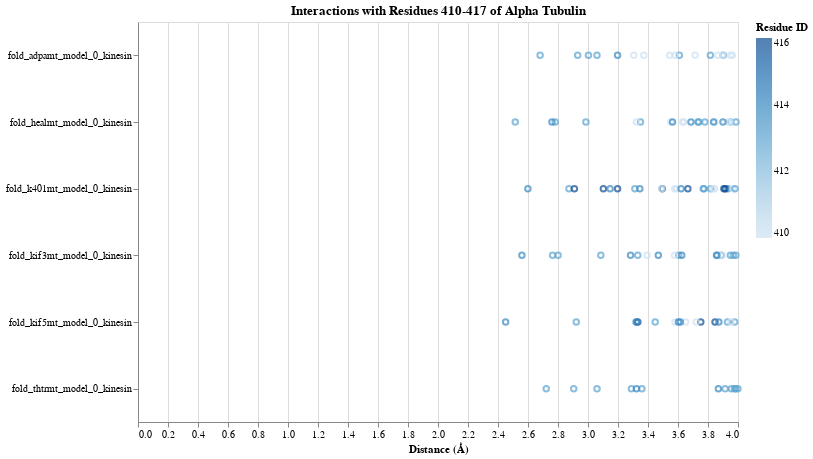

The notebook cell this image was saved under:
### Code cell
import pandas as pd
import altair as alt
import os

# Path to the directory containing the CSV files
directory_path = '/Users/jazzeruncal/git/Jazzer_surf/data/interactionsMT'

# Initialize empty DataFrames to store alpha interactions
alpha_df = pd.DataFrame()

# Process each CSV file in the directory
for filename in os.listdir(directory_path):
    if filename.endswith(".csv") and 'alpha' in filename:
        file_path = os.path.join(directory_path, filename)
        
        # Load the CSV file
        df = pd.read_csv(file_path)
        
        # Extract the Kinesin name from the filename
        kinesin_name = filename.replace('test_kinesin_', '').replace('_alpha.csv', '')
        df['Kinesin'] = kinesin_name
        df['Type'] = 'Alpha'
        
        # Append to the alpha DataFrame
        alpha_df = pd.concat([alpha_df, df], ignore_index=True)

# Filter the alpha interactions to include only interactions with residues 410 to 417 of the alpha tubulin
filtered_alpha_df = alpha_df[(alpha_df['Residue Name 2'] == 'E') & (alpha_df['Residue ID 2'].between(410, 417))]

# Ensure all Kinesins are represented, even if they have no interactions with residues 410 to 417
all_kinesins = alpha_df['Kinesin'].unique()
for kinesin in all_kinesins:
    if kinesin not in filtered_alpha_df['Kinesin'].values:
        for residue_id in range(410, 418):
            empty_row = pd.DataFrame({'Residue Name 1': [None], 'Residue ID 1': [None], 'Atom Name 1': [None], 
                                      'Residue Name 2': ['E'], 'Residue ID 2': [residue_id], 'Atom Name 2': [None], 
                                      'Distance (Å)': [None], 'Kinesin': [kinesin], 'Type': ['Alpha']})
            filtered_alpha_df = pd.concat([filtered_alpha_df, empty_row], ignore_index=True)

# Create the plot
alpha_plot = alt.Chart(filtered_alpha_df).mark_point().encode(
    y=alt.Y('Kinesin:N', title=None),
    x=alt.X('Distance (Å):Q', title='Distance (Å)', scale=alt.Scale(domain=[0, 4])),
    color=alt.Color('Residue ID 2:Q', legend=alt.Legend(title="Residue ID")),
    tooltip=['Residue Name 1:N', 'Residue ID 1:Q', 'Atom Name 1:N', 'Residue Name 2:N', 'Residue ID 2:Q', 'Atom Name 2:N', 'Distance (Å):Q']
).properties(
    height=400,
    width=600,
    title='Interactions with Residues 410-417 of Alpha Tubulin'
).configure_text(
    fontWeight='bold'
)

# Display the plot
alpha_plot

### Figure 1 — Vega-Lite specification as saved in the notebook (floating-point values rounded to 4 significant figures)
{"config": {"view": {"continuousWidth": 300, "continuousHeight": 300}, "text": {"fontWeight": "bold"}}, "data": {"name": "data-da15263082b0868755e1fb5f61c556fe"}, "mark": {"type": "point"}, "encoding": {"color": {"field": "Residue ID 2", "legend": {"title": "Residue ID"}, "type": "quantitative"}, "tooltip": [{"field": "Residue Name 1", "type": "nominal"}, {"field": "Residue ID 1", "type": "quantitative"}, {"field": "Atom Name 1", "type": "nominal"}, {"field": "Residue Name 2", "type": "nominal"}, {"field": "Residue ID 2", "type": "quantitative"}, {"field": "Atom Name 2", "type": "nominal"}, {"field": "Distance (Å)", "type": "quantitative"}], "x": {"field": "Distance (Å)", "scale": {"domain": [0, 4]}, "title": "Distance (Å)", "type": "quantitative"}, "y": {"field": "Kinesin", "title": null, "type": "nominal"}}, "height": 400, "title": "Interactions with Residues 410-417 of Alpha Tubulin", "width": 600, "$schema": "https://vega.github.io/schema/vega-lite/v5.8.0.json", "datasets": {"data-da15263082b0868755e1fb5f61c556fe": [{"Residue Name 1": "S", "Residue ID 1": 238, "Atom Name 1": "Carbon Beta", "Chain 1": "A", "Residue Name 2": "E", "Residue ID 2": 413, "Atom Name 2": "Carbon Delta", "Chain 2": "C", "Distance (Å)": 3.949, "Kinesin": "fold_kif3mt_model_0_kinesin", "Type": "Alpha"}, {"Residue Name 1": "S", "Residue ID 1": 238, "Atom Name 1": "Carbon Beta", "Chain 1": "A", "Residue Name 2": "E", "Residue ID 2": 413, "Atom Name 2": "OE1", "Chain 2": "C", "Distance (Å)": 3.086, "Kinesin": "fold_kif3mt_model_0_kinesin", "Type": "Alpha"}, {"Residue Name 1": "S", "Residue ID 1": 238, "Atom Name 1": "OG", "Chain 1": "A", "Residue Name 2": "E", "Residue ID 2": 413, "Atom Name 2": "Carbon Delta", "Chain 2": "C", "Distance (Å)": 3.862, "Kinesin": "fold_kif3mt_model_0_kinesin", "Type": "Alpha"}, {"Residue Name 1": "S", "Residue ID 1": 238, "Atom Name 1": "OG", "Chain 1": "A", "Residue Name 2": "E", "Residue ID 2": 413, "Atom Name 2": "OE1", "Chain 2": "C", "Distance (Å)": 2.801, "Kinesin": "fold_kif3mt_model_0_kinesin", "Type": "Alpha"}, {"Residue Name 1": "K", "Residue ID 1": 240, "Atom Name 1": "Nitrogen", "Chain 1": "A", "Residue Name 2": "E", "Residue ID 2": 413, "Atom Name 2": "OE2", "Chain 2": "C", "Distance (Å)": 3.888, "Kinesin": "fold_kif3mt_model_0_kinesin", "Type": "Alpha"}, {"Residue Name 1": "K", "Residue ID 1": 240, "Atom Name 1": "Carbon Beta", "Chain 1": "A", "Residue Name 2": "E", "Residue ID 2": 413, "Atom Name 2": "OE2", "Chain 2": "C", "Distance (Å)": 3.969, "Kinesin": "fold_kif3mt_model_0_kinesin", "Type": "Alpha"}, {"Residue Name 1": "K", "Residue ID 1": 240, "Atom Name 1": "Carbon Gamma", "Chain 1": "A", "Residue Name 2": "E", "Residue ID 2": 413, "Atom Name 2": "Carbon Delta", "Chain 2": "C", "Distance (Å)": 3.986, "Kinesin": "fold_kif3mt_model_0_kinesin", "Type": "Alpha"}, {"Residue Name 1": "K", "Residue ID 1": 240, "Atom Name 1": "Carbon Gamma", "Chain 1": "A", "Residue Name 2": "E", "Residue ID 2": 413, "Atom Name 2": "OE2", "Chain 2": "C", "Distance (Å)": 2.764, "Kinesin": "fold_kif3mt_model_0_kinesin", "Type": "Alpha"}, {"Residue Name 1": "K", "Residue ID 1": 240, "Atom Name 1": "Carbon Delta", "Chain 1": "A", "Residue Name 2": "E", "Residue ID 2": 413, "Atom Name 2": "OE2", "Chain 2": "C", "Distance (Å)": 3.605, "Kinesin": "fold_kif3mt_model_0_kinesin", "Type": "Alpha"}, {"Residue Name 1": "K", "Residue ID 1": 240, "Atom Name 1": "Carbon Epsilon", "Chain 1": "A", "Residue Name 2": "E", "Residue ID 2": 413, "Atom Name 2": "OE2", "Chain 2": "C", "Distance (Å)": 3.332, "Kinesin": "fold_kif3mt_model_0_kinesin", "Type": "Alpha"}, {"Residue Name 1": "K", "Residue ID 1": 255, "Atom Name 1": "Carbon Gamma", "Chain 1": "A", "Residue Name 2": "E", "Residue ID 2": 410, "Atom Name 2": "Carbon", "Chain 2": "C", "Distance (Å)": 3.895, "Kinesin": "fold_kif3mt_model_0_kinesin", "Type": "Alpha"}, {"Residue Name 1": "K", "Residue ID 1": 255, "Atom Name 1": "Carbon Epsilon", "Chain 1": "A", "Residue Name 2": "E", "Residue ID 2": 410, "Atom Name 2": "Carbon", "Chain 2": "C", "Distance (Å)": 3.577, "Kinesin": "fold_kif3mt_model_0_kinesin", "Type": "Alpha"}, {"Residue Name 1": "K", "Residue ID 1": 255, "Atom Name 1": "Carbon Epsilon", "Chain 1": "A", "Residue Name 2": "E", "Residue ID 2": 410, "Atom Name 2": "Oxygen", "Chain 2": "C", "Distance (Å)": 3.394, "Kinesin": "fold_kif3mt_model_0_kinesin", "Type": "Alpha"}, {"Residue Name 1": "S", "Residue ID 1": 262, "Atom Name 1": "Carbon Alpha", "Chain 1": "A", "Residue Name 2": "E", "Residue ID 2": 414, "Atom Name 2": "OE2", "Chain 2": "C", "Distance (Å)": 3.469, "Kinesin": "fold_kif3mt_model_0_kinesin", "Type": "Alpha"}, {"Residue Name 1": "S", "Residue ID 1": 262, "Atom Name 1": "Oxygen", "Chain 1": "A", "Residue Name 2": "E", "Residue ID 2": 414, "Atom Name 2": "OE2", "Chain 2": "C", "Distance (Å)": 3.857, "Kinesin": "fold_kif3mt_model_0_kinesin", "Type": "Alpha"}, {"Residue Name 1": "S", "Residue ID 1": 262, "Atom Name 1": "Carbon Beta", "Chain 1": "A", "Residue Name 2": "E", "Residue ID 2": 414, "Atom Name 2": "OE2", "Chain 2": "C", "Distance (Å)": 3.284, "Kinesin": "fold_kif3mt_model_0_kinesin", "Type": "Alpha"}, {"Residue Name 1": "S", "Residue ID 1": 262, "Atom Name 1": "OG", "Chain 1": "A", "Residue Name 2": "E", "Residue ID 2": 414, "Atom Name 2": "Carbon Delta", "Chain 2": "C", "Distance (Å)": 3.625, "Kinesin": "fold_kif3mt_model_0_kinesin", "Type": "Alpha"}, {"Residue Name 1": "S", "Residue ID 1": 262, "Atom Name 1": "OG", "Chain 1": "A", "Residue Name 2": "E", "Residue ID 2": 414, "Atom Name 2": "OE2", "Chain 2": "C", "Distance (Å)": 2.559, "Kinesin": "fold_kif3mt_model_0_kinesin", "Type": "Alpha"}, {"Residue Name 1": "S", "Residue ID 1": 236, "Atom Name 1": "Carbon Beta", "Chain 1": "A", "Residue Name 2": "E", "Residue ID 2": 413, "Atom Name 2": "Carbon Delta", "Chain 2": "C", "Distance (Å)": 3.902, "Kinesin": "fold_adpamt_model_0_kinesin", "Type": "Alpha"}, {"Residue Name 1": "S", "Residue ID 1": 236, "Atom Name 1": "Carbon Beta", "Chain 1": "A", "Residue Name 2": "E", "Residue ID 2": 413, "Atom Name 2": "OE1", "Chain 2": "C", "Distance (Å)": 2.931, "Kinesin": "fold_adpamt_model_0_kinesin", "Type": "Alpha"}, {"Residue Name 1": "S", "Residue ID 1": 236, "Atom Name 1": "OG", "Chain 1": "A", "Residue Name 2": "E", "Residue ID 2": 413, "Atom Name 2": "Carbon Delta", "Chain 2": "C", "Distance (Å)": 3.816, "Kinesin": "fold_adpamt_model_0_kinesin", "Type": "Alpha"}, {"Residue Name 1": "S", "Residue ID 1": 236, "Atom Name 1": "OG", "Chain 1": "A", "Residue Name 2": "E", "Residue ID 2": 413, "Atom Name 2": "OE1", "Chain 2": "C", "Distance (Å)": 2.681, "Kinesin": "fold_adpamt_model_0_kinesin", "Type": "Alpha"}, {"Residue Name 1": "K", "Residue ID 1": 238, "Atom Name 1": "Carbon Gamma", "Chain 1": "A", "Residue Name 2": "E", "Residue ID 2": 413, "Atom Name 2": "OE2", "Chain 2": "C", "Distance (Å)": 3.003, "Kinesin": "fold_adpamt_model_0_kinesin", "Type": "Alpha"}, {"Residue Name 1": "K", "Residue ID 1": 238, "Atom Name 1": "Carbon Delta", "Chain 1": "A", "Residue Name 2": "E", "Residue ID 2": 413, "Atom Name 2": "OE2", "Chain 2": "C", "Distance (Å)": 3.609, "Kinesin": "fold_adpamt_model_0_kinesin", "Type": "Alpha"}, {"Residue Name 1": "K", "Residue ID 1": 238, "Atom Name 1": "Carbon Epsilon", "Chain 1": "A", "Residue Name 2": "E", "Residue ID 2": 413, "Atom Name 2": "OE2", "Chain 2": "C", "Distance (Å)": 3.06, "Kinesin": "fold_adpamt_model_0_kinesin", "Type": "Alpha"}, {"Residue Name 1": "K", "Residue ID 1": 253, "Atom Name 1": "Carbon Gamma", "Chain 1": "A", "Residue Name 2": "E", "Residue ID 2": 410, "Atom Name 2": "Carbon", "Chain 2": "C", "Distance (Å)": 3.581, "Kinesin": "fold_adpamt_model_0_kinesin", "Type": "Alpha"}, {"Residue Name 1": "K", "Residue ID 1": 253, "Atom Name 1": "Carbon Gamma", "Chain 1": "A", "Residue Name 2": "E", "Residue ID 2": 410, "Atom Name 2": "Oxygen", "Chain 2": "C", "Distance (Å)": 3.951, "Kinesin": "fold_adpamt_model_0_kinesin", "Type": "Alpha"}, {"Residue Name 1": "K", "Residue ID 1": 253, "Atom Name 1": "Carbon Delta", "Chain 1": "A", "Residue Name 2": "E", "Residue ID 2": 410, "Atom Name 2": "Carbon Alpha", "Chain 2": "C", "Distance (Å)": 3.962, "Kinesin": "fold_adpamt_model_0_kinesin", "Type": "Alpha"}, {"Residue Name 1": "K", "Residue ID 1": 253, "Atom Name 1": "Carbon Delta", "Chain 1": "A", "Residue Name 2": "E", "Residue ID 2": 410, "Atom Name 2": "Carbon", "Chain 2": "C", "Distance (Å)": 3.898, "Kinesin": "fold_adpamt_model_0_kinesin", "Type": "Alpha"}, {"Residue Name 1": "K", "Residue ID 1": 253, "Atom Name 1": "Carbon Epsilon", "Chain 1": "A", "Residue Name 2": "E", "Residue ID 2": 410, "Atom Name 2": "Carbon Alpha", "Chain 2": "C", "Distance (Å)": 3.714, "Kinesin": "fold_adpamt_model_0_kinesin", "Type": "Alpha"}, {"Residue Name 1": "K", "Residue ID 1": 253, "Atom Name 1": "Carbon Epsilon", "Chain 1": "A", "Residue Name 2": "E", "Residue ID 2": 410, "Atom Name 2": "Carbon", "Chain 2": "C", "Distance (Å)": 3.545, "Kinesin": "fold_adpamt_model_0_kinesin", "Type": "Alpha"}, {"Residue Name 1": "K", "Residue ID 1": 253, "Atom Name 1": "Carbon Epsilon", "Chain 1": "A", "Residue Name 2": "E", "Residue ID 2": 410, "Atom Name 2": "Oxygen", "Chain 2": "C", "Distance (Å)": 3.372, "Kinesin": "fold_adpamt_model_0_kinesin", "Type": "Alpha"}, {"Residue Name 1": "K", "Residue ID 1": 253, "Atom Name 1": "Carbon Epsilon", "Chain 1": "A", "Residue Name 2": "E", "Residue ID 2": 410, "Atom Name 2": "OE2", "Chain 2": "C", "Distance (Å)": 3.865, "Kinesin": "fold_adpamt_model_0_kinesin", "Type": "Alpha"}, {"Residue Name 1": "K", "Residue ID 1": 253, "Atom Name 1": "Nitrogen Zeta", "Chain 1": "A", "Residue Name 2": "E", "Residue ID 2": 410, "Atom Name 2": "OE2", "Chain 2": "C", "Distance (Å)": 3.305, "Kinesin": "fold_adpamt_model_0_kinesin", "Type": "Alpha"}, {"Residue Name 1": "T", "Residue ID 1": 260, "Atom Name 1": "OG1", "Chain 1": "A", "Residue Name 2": "E", "Residue ID 2": 414, "Atom Name 2": "OE2", "Chain 2": "C", "Distance (Å)": 3.197, "Kinesin": "fold_adpamt_model_0_kinesin", "Type": "Alpha"}, {"Residue Name 1": "S", "Residue ID 1": 235, "Atom Name 1": "Carbon Alpha", "Chain 1": "A", "Residue Name 2": "E", "Residue ID 2": 413, "Atom Name 2": "OE1", "Chain 2": "C", "Distance (Å)": 3.952, "Kinesin": "fold_healmt_model_0_kinesin", "Type": "Alpha"}, {"Residue Name 1": "S", "Residue ID 1": 235, "Atom Name 1": "Carbon", "Chain 1": "A", "Residue Name 2": "E", "Residue ID 2": 413, "Atom Name 2": "OE1", "Chain 2": "C", "Distance (Å)": 3.987, "Kinesin": "fold_healmt_model_0_kinesin", "Type": "Alpha"}, {"Residue Name 1": "S", "Residue ID 1": 235, "Atom Name 1": "Carbon Beta", "Chain 1": "A", "Residue Name 2": "E", "Residue ID 2": 413, "Atom Name 2": "Carbon Delta", "Chain 2": "C", "Distance (Å)": 3.779, "Kinesin": "fold_healmt_model_0_kinesin", "Type": "Alpha"}, {"Residue Name 1": "S", "Residue ID 1": 235, "Atom Name 1": "Carbon Beta", "Chain 1": "A", "Residue Name 2": "E", "Residue ID 2": 413, "Atom Name 2": "OE1", "Chain 2": "C", "Distance (Å)": 2.781, "Kinesin": "fold_healmt_model_0_kinesin", "Type": "Alpha"}, {"Residue Name 1": "S", "Residue ID 1": 235, "Atom Name 1": "OG", "Chain 1": "A", "Residue Name 2": "E", "Residue ID 2": 413, "Atom Name 2": "Carbon Delta", "Chain 2": "C", "Distance (Å)": 3.734, "Kinesin": "fold_healmt_model_0_kinesin", "Type": "Alpha"}, {"Residue Name 1": "S", "Residue ID 1": 235, "Atom Name 1": "OG", "Chain 1": "A", "Residue Name 2": "E", "Residue ID 2": 413, "Atom Name 2": "OE1", "Chain 2": "C", "Distance (Å)": 2.515, "Kinesin": "fold_healmt_model_0_kinesin", "Type": "Alpha"}, {"Residue Name 1": "K", "Residue ID 1": 237, "Atom Name 1": "Carbon Gamma", "Chain 1": "A", "Residue Name 2": "E", "Residue ID 2": 413, "Atom Name 2": "OE2", "Chain 2": "C", "Distance (Å)": 2.986, "Kinesin": "fold_healmt_model_0_kinesin", "Type": "Alpha"}, {"Residue Name 1": "K", "Residue ID 1": 237, "Atom Name 1": "Carbon Delta", "Chain 1": "A", "Residue Name 2": "E", "Residue ID 2": 413, "Atom Name 2": "OE2", "Chain 2": "C", "Distance (Å)": 3.738, "Kinesin": "fold_healmt_model_0_kinesin", "Type": "Alpha"}, {"Residue Name 1": "K", "Residue ID 1": 237, "Atom Name 1": "Carbon Epsilon", "Chain 1": "A", "Residue Name 2": "E", "Residue ID 2": 413, "Atom Name 2": "OE2", "Chain 2": "C", "Distance (Å)": 3.35, "Kinesin": "fold_healmt_model_0_kinesin", "Type": "Alpha"}, {"Residue Name 1": "K", "Residue ID 1": 252, "Atom Name 1": "Carbon Gamma", "Chain 1": "A", "Residue Name 2": "E", "Residue ID 2": 410, "Atom Name 2": "Carbon", "Chain 2": "C", "Distance (Å)": 3.638, "Kinesin": "fold_healmt_model_0_kinesin", "Type": "Alpha"}, {"Residue Name 1": "K", "Residue ID 1": 252, "Atom Name 1": "Carbon Gamma", "Chain 1": "A", "Residue Name 2": "E", "Residue ID 2": 410, "Atom Name 2": "Oxygen", "Chain 2": "C", "Distance (Å)": 3.934, "Kinesin": "fold_healmt_model_0_kinesin", "Type": "Alpha"}, {"Residue Name 1": "K", "Residue ID 1": 252, "Atom Name 1": "Carbon Delta", "Chain 1": "A", "Residue Name 2": "E", "Residue ID 2": 410, "Atom Name 2": "Carbon", "Chain 2": "C", "Distance (Å)": 3.948, "Kinesin": "fold_healmt_model_0_kinesin", "Type": "Alpha"}, {"Residue Name 1": "K", "Residue ID 1": 252, "Atom Name 1": "Carbon Epsilon", "Chain 1": "A", "Residue Name 2": "E", "Residue ID 2": 410, "Atom Name 2": "Carbon Alpha", "Chain 2": "C", "Distance (Å)": 3.844, "Kinesin": "fold_healmt_model_0_kinesin", "Type": "Alpha"}, {"Residue Name 1": "K", "Residue ID 1": 252, "Atom Name 1": "Carbon Epsilon", "Chain 1": "A", "Residue Name 2": "E", "Residue ID 2": 410, "Atom Name 2": "Carbon", "Chain 2": "C", "Distance (Å)": 3.552, "Kinesin": "fold_healmt_model_0_kinesin", "Type": "Alpha"}, {"Residue Name 1": "K", "Residue ID 1": 252, "Atom Name 1": "Carbon Epsilon", "Chain 1": "A", "Residue Name 2": "E", "Residue ID 2": 410, "Atom Name 2": "Oxygen", "Chain 2": "C", "Distance (Å)": 3.323, "Kinesin": "fold_healmt_model_0_kinesin", "Type": "Alpha"}, {"Residue Name 1": "K", "Residue ID 1": 252, "Atom Name 1": "Nitrogen Zeta", "Chain 1": "A", "Residue Name 2": "E", "Residue ID 2": 410, "Atom Name 2": "OE2", "Chain 2": "C", "Distance (Å)": 3.632, "Kinesin": "fold_healmt_model_0_kinesin", "Type": "Alpha"}, {"Residue Name 1": "S", "Residue ID 1": 259, "Atom Name 1": "Carbon Alpha", "Chain 1": "A", "Residue Name 2": "E", "Residue ID 2": 414, "Atom Name 2": "OE2", "Chain 2": "C", "Distance (Å)": 3.686, "Kinesin": "fold_healmt_model_0_kinesin", "Type": "Alpha"}, {"Residue Name 1": "S", "Residue ID 1": 259, "Atom Name 1": "Oxygen", "Chain 1": "A", "Residue Name 2": "E", "Residue ID 2": 414, "Atom Name 2": "OE2", "Chain 2": "C", "Distance (Å)": 3.9, "Kinesin": "fold_healmt_model_0_kinesin", "Type": "Alpha"}, {"Residue Name 1": "S", "Residue ID 1": 259, "Atom Name 1": "Carbon Beta", "Chain 1": "A", "Residue Name 2": "E", "Residue ID 2": 414, "Atom Name 2": "OE2", "Chain 2": "C", "Distance (Å)": 3.564, "Kinesin": "fold_healmt_model_0_kinesin", "Type": "Alpha"}, {"Residue Name 1": "S", "Residue ID 1": 259, "Atom Name 1": "OG", "Chain 1": "A", "Residue Name 2": "E", "Residue ID 2": 414, "Atom Name 2": "Carbon Delta", "Chain 2": "C", "Distance (Å)": 3.837, "Kinesin": "fold_healmt_model_0_kinesin", "Type": "Alpha"}, {"Residue Name 1": "S", "Residue ID 1": 259, "Atom Name 1": "OG", "Chain 1": "A", "Residue Name 2": "E", "Residue ID 2": 414, "Atom Name 2": "OE2", "Chain 2": "C", "Distance (Å)": 2.76, "Kinesin": "fold_healmt_model_0_kinesin", "Type": "Alpha"}, {"Residue Name 1": "S", "Residue ID 1": 242, "Atom Name 1": "Carbon Beta", "Chain 1": "A", "Residue Name 2": "E", "Residue ID 2": 413, "Atom Name 2": "Carbon Delta", "Chain 2": "C", "Distance (Å)": 3.934, "Kinesin": "fold_k401mt_model_0_kinesin", "Type": "Alpha"}, {"Residue Name 1": "S", "Residue ID 1": 242, "Atom Name 1": "Carbon Beta", "Chain 1": "A", "Residue Name 2": "E", "Residue ID 2": 413, "Atom Name 2": "OE1", "Chain 2": "C", "Distance (Å)": 3.312, "Kinesin": "fold_k401mt_model_0_kinesin", "Type": "Alpha"}, {"Residue Name 1": "S", "Residue ID 1": 242, "Atom Name 1": "OG", "Chain 1": "A", "Residue Name 2": "E", "Residue ID 2": 413, "Atom Name 2": "Carbon Delta", "Chain 2": "C", "Distance (Å)": 3.773, "Kinesin": "fold_k401mt_model_0_kinesin", "Type": "Alpha"}, {"Residue Name 1": "S", "Residue ID 1": 242, "Atom Name 1": "OG", "Chain 1": "A", "Residue Name 2": "E", "Residue ID 2": 413, "Atom Name 2": "OE1", "Chain 2": "C", "Distance (Å)": 2.873, "Kinesin": "fold_k401mt_model_0_kinesin", "Type": "Alpha"}, {"Residue Name 1": "K", "Residue ID 1": 244, "Atom Name 1": "Nitrogen", "Chain 1": "A", "Residue Name 2": "E", "Residue ID 2": 413, "Atom Name 2": "OE2", "Chain 2": "C", "Distance (Å)": 3.924, "Kinesin": "fold_k401mt_model_0_kinesin", "Type": "Alpha"}, {"Residue Name 1": "K", "Residue ID 1": 244, "Atom Name 1": "Carbon Beta", "Chain 1": "A", "Residue Name 2": "E", "Residue ID 2": 413, "Atom Name 2": "OE2", "Chain 2": "C", "Distance (Å)": 3.768, "Kinesin": "fold_k401mt_model_0_kinesin", "Type": "Alpha"}, {"Residue Name 1": "K", "Residue ID 1": 244, "Atom Name 1": "Carbon Gamma", "Chain 1": "A", "Residue Name 2": "E", "Residue ID 2": 413, "Atom Name 2": "OE2", "Chain 2": "C", "Distance (Å)": 3.817, "Kinesin": "fold_k401mt_model_0_kinesin", "Type": "Alpha"}, {"Residue Name 1": "K", "Residue ID 1": 244, "Atom Name 1": "Carbon Gamma", "Chain 1": "A", "Residue Name 2": "E", "Residue ID 2": 416, "Atom Name 2": "Carbon Delta", "Chain 2": "C", "Distance (Å)": 3.913, "Kinesin": "fold_k401mt_model_0_kinesin", "Type": "Alpha"}, {"Residue Name 1": "K", "Residue ID 1": 244, "Atom Name 1": "Carbon Gamma", "Chain 1": "A", "Residue Name 2": "E", "Residue ID 2": 416, "Atom Name 2": "OE1", "Chain 2": "C", "Distance (Å)": 2.909, "Kinesin": "fold_k401mt_model_0_kinesin", "Type": "Alpha"}, {"Residue Name 1": "K", "Residue ID 1": 244, "Atom Name 1": "Carbon Delta", "Chain 1": "A", "Residue Name 2": "E", "Residue ID 2": 416, "Atom Name 2": "OE1", "Chain 2": "C", "Distance (Å)": 3.666, "Kinesin": "fold_k401mt_model_0_kinesin", "Type": "Alpha"}, {"Residue Name 1": "K", "Residue ID 1": 244, "Atom Name 1": "Carbon Epsilon", "Chain 1": "A", "Residue Name 2": "E", "Residue ID 2": 416, "Atom Name 2": "Carbon Gamma", "Chain 2": "C", "Distance (Å)": 3.103, "Kinesin": "fold_k401mt_model_0_kinesin", "Type": "Alpha"}, {"Residue Name 1": "K", "Residue ID 1": 244, "Atom Name 1": "Carbon Epsilon", "Chain 1": "A", "Residue Name 2": "E", "Residue ID 2": 416, "Atom Name 2": "Carbon Delta", "Chain 2": "C", "Distance (Å)": 3.495, "Kinesin": "fold_k401mt_model_0_kinesin", "Type": "Alpha"}, {"Residue Name 1": "K", "Residue ID 1": 244, "Atom Name 1": "Carbon Epsilon", "Chain 1": "A", "Residue Name 2": "E", "Residue ID 2": 416, "Atom Name 2": "OE1", "Chain 2": "C", "Distance (Å)": 3.197, "Kinesin": "fold_k401mt_model_0_kinesin", "Type": "Alpha"}, {"Residue Name 1": "K", "Residue ID 1": 244, "Atom Name 1": "Nitrogen Zeta", "Chain 1": "A", "Residue Name 2": "E", "Residue ID 2": 416, "Atom Name 2": "Carbon Gamma", "Chain 2": "C", "Distance (Å)": 3.906, "Kinesin": "fold_k401mt_model_0_kinesin", "Type": "Alpha"}, {"Residue Name 1": "K", "Residue ID 1": 259, "Atom Name 1": "Carbon Gamma", "Chain 1": "A", "Residue Name 2": "E", "Residue ID 2": 410, "Atom Name 2": "Carbon", "Chain 2": "C", "Distance (Å)": 3.591, "Kinesin": "fold_k401mt_model_0_kinesin", "Type": "Alpha"}, {"Residue Name 1": "K", "Residue ID 1": 259, "Atom Name 1": "Carbon Delta", "Chain 1": "A", "Residue Name 2": "E", "Residue ID 2": 410, "Atom Name 2": "Carbon", "Chain 2": "C", "Distance (Å)": 3.965, "Kinesin": "fold_k401mt_model_0_kinesin", "Type": "Alpha"}, {"Residue Name 1": "K", "Residue ID 1": 259, "Atom Name 1": "Carbon Epsilon", "Chain 1": "A", "Residue Name 2": "E", "Residue ID 2": 410, "Atom Name 2": "Carbon Alpha", "Chain 2": "C", "Distance (Å)": 3.844, "Kinesin": "fold_k401mt_model_0_kinesin", "Type": "Alpha"}, {"Residue Name 1": "K", "Residue ID 1": 259, "Atom Name 1": "Carbon Epsilon", "Chain 1": "A", "Residue Name 2": "E", "Residue ID 2": 410, "Atom Name 2": "Carbon", "Chain 2": "C", "Distance (Å)": 3.578, "Kinesin": "fold_k401mt_model_0_kinesin", "Type": "Alpha"}, {"Residue Name 1": "K", "Residue ID 1": 259, "Atom Name 1": "Carbon Epsilon", "Chain 1": "A", "Residue Name 2": "E", "Residue ID 2": 410, "Atom Name 2": "Oxygen", "Chain 2": "C", "Distance (Å)": 3.492, "Kinesin": "fold_k401mt_model_0_kinesin", "Type": "Alpha"}, {"Residue Name 1": "K", "Residue ID 1": 259, "Atom Name 1": "Nitrogen Zeta", "Chain 1": "A", "Residue Name 2": "E", "Residue ID 2": 410, "Atom Name 2": "OE2", "Chain 2": "C", "Distance (Å)": 3.831, "Kinesin": "fold_k401mt_model_0_kinesin", "Type": "Alpha"}, {"Residue Name 1": "S", "Residue ID 1": 266, "Atom Name 1": "Carbon Alpha", "Chain 1": "A", "Residue Name 2": "E", "Residue ID 2": 414, "Atom Name 2": "OE2", "Chain 2": "C", "Distance (Å)": 3.346, "Kinesin": "fold_k401mt_model_0_kinesin", "Type": "Alpha"}, {"Residue Name 1": "S", "Residue ID 1": 266, "Atom Name 1": "Carbon Beta", "Chain 1": "A", "Residue Name 2": "E", "Residue ID 2": 414, "Atom Name 2": "OE2", "Chain 2": "C", "Distance (Å)": 3.147, "Kinesin": "fold_k401mt_model_0_kinesin", "Type": "Alpha"}, {"Residue Name 1": "S", "Residue ID 1": 266, "Atom Name 1": "OG", "Chain 1": "A", "Residue Name 2": "E", "Residue ID 2": 414, "Atom Name 2": "Carbon Delta", "Chain 2": "C", "Distance (Å)": 3.621, "Kinesin": "fold_k401mt_model_0_kinesin", "Type": "Alpha"}, {"Residue Name 1": "S", "Residue ID 1": 266, "Atom Name 1": "OG", "Chain 1": "A", "Residue Name 2": "E", "Residue ID 2": 414, "Atom Name 2": "OE2", "Chain 2": "C", "Distance (Å)": 2.599, "Kinesin": "fold_k401mt_model_0_kinesin", "Type": "Alpha"}, {"Residue Name 1": "E", "Residue ID 1": 319, "Atom Name 1": "Carbon Gamma", "Chain 1": "A", "Residue Name 2": "E", "Residue ID 2": 413, "Atom Name 2": "OE2", "Chain 2": "C", "Distance (Å)": 3.981, "Kinesin": "fold_k401mt_model_0_kinesin", "Type": "Alpha"}, {"Residue Name 1": "S", "Residue ID 1": 304, "Atom Name 1": "Carbon Beta", "Chain 1": "A", "Residue Name 2": "E", "Residue ID 2": 413, "Atom Name 2": "Carbon Delta", "Chain 2": "C", "Distance (Å)": 3.976, "Kinesin": "fold_thtrmt_model_0_kinesin", "Type": "Alpha"}, {"Residue Name 1": "S", "Residue ID 1": 304, "Atom Name 1": "Carbon Beta", "Chain 1": "A", "Residue Name 2": "E", "Residue ID 2": 413, "Atom Name 2": "OE1", "Chain 2": "C", "Distance (Å)": 3.289, "Kinesin": "fold_thtrmt_model_0_kinesin", "Type": "Alpha"}, {"Residue Name 1": "S", "Residue ID 1": 304, "Atom Name 1": "OG", "Chain 1": "A", "Residue Name 2": "E", "Residue ID 2": 413, "Atom Name 2": "Carbon Delta", "Chain 2": "C", "Distance (Å)": 3.956, "Kinesin": "fold_thtrmt_model_0_kinesin", "Type": "Alpha"}, {"Residue Name 1": "S", "Residue ID 1": 304, "Atom Name 1": "OG", "Chain 1": "A", "Residue Name 2": "E", "Residue ID 2": 413, "Atom Name 2": "OE1", "Chain 2": "C", "Distance (Å)": 3.06, "Kinesin": "fold_thtrmt_model_0_kinesin", "Type": "Alpha"}, {"Residue Name 1": "R", "Residue ID 1": 306, "Atom Name 1": "Carbon Gamma", "Chain 1": "A", "Residue Name 2": "E", "Residue ID 2": 413, "Atom Name 2": "Carbon Delta", "Chain 2": "C", "Distance (Å)": 3.914, "Kinesin": "fold_thtrmt_model_0_kinesin", "Type": "Alpha"}, {"Residue Name 1": "R", "Residue ID 1": 306, "Atom Name 1": "Carbon Gamma", "Chain 1": "A", "Residue Name 2": "E", "Residue ID 2": 413, "Atom Name 2": "OE2", "Chain 2": "C", "Distance (Å)": 2.722, "Kinesin": "fold_thtrmt_model_0_kinesin", "Type": "Alpha"}, {"Residue Name 1": "R", "Residue ID 1": 306, "Atom Name 1": "Carbon Delta", "Chain 1": "A", "Residue Name 2": "E", "Residue ID 2": 413, "Atom Name 2": "OE2", "Chain 2": "C", "Distance (Å)": 3.359, "Kinesin": "fold_thtrmt_model_0_kinesin", "Type": "Alpha"}, {"Residue Name 1": "R", "Residue ID 1": 306, "Atom Name 1": "NE", "Chain 1": "A", "Residue Name 2": "E", "Residue ID 2": 413, "Atom Name 2": "Carbon Delta", "Chain 2": "C", "Distance (Å)": 3.985, "Kinesin": "fold_thtrmt_model_0_kinesin", "Type": "Alpha"}, {"Residue Name 1": "R", "Residue ID 1": 306, "Atom Name 1": "NE", "Chain 1": "A", "Residue Name 2": "E", "Residue ID 2": 413, "Atom Name 2": "OE2", "Chain 2": "C", "Distance (Å)": 2.905, "Kinesin": "fold_thtrmt_model_0_kinesin", "Type": "Alpha"}, {"Residue Name 1": "L", "Residue ID 1": 328, "Atom Name 1": "CD1", "Chain 1": "A", "Residue Name 2": "E", "Residue ID 2": 414, "Atom Name 2": "Carbon Delta", "Chain 2": "C", "Distance (Å)": 3.869, "Kinesin": "fold_thtrmt_model_0_kinesin", "Type": "Alpha"}, {"Residue Name 1": "L", "Residue ID 1": 328, "Atom Name 1": "CD1", "Chain 1": "A", "Residue Name 2": "E", "Residue ID 2": 414, "Atom Name 2": "OE2", "Chain 2": "C", "Distance (Å)": 3.323, "Kinesin": "fold_thtrmt_model_0_kinesin", "Type": "Alpha"}, {"Residue Name 1": "E", "Residue ID 1": 383, "Atom Name 1": "OE1", "Chain 1": "A", "Residue Name 2": "E", "Residue ID 2": 413, "Atom Name 2": "OE2", "Chain 2": "C", "Distance (Å)": 3.999, "Kinesin": "fold_thtrmt_model_0_kinesin", "Type": "Alpha"}, {"Residue Name 1": "S", "Residue ID 1": 236, "Atom Name 1": "Carbon Beta", "Chain 1": "A", "Residue Name 2": "E", "Residue ID 2": 413, "Atom Name 2": "OE1", "Chain 2": "C", "Distance (Å)": 3.319, "Kinesin": "fold_kif5mt_model_0_kinesin", "Type": "Alpha"}, {"Residue Name 1": "S", "Residue ID 1": 236, "Atom Name 1": "OG", "Chain 1": "A", "Residue Name 2": "E", "Residue ID 2": 413, "Atom Name 2": "Carbon Delta", "Chain 2": "C", "Distance (Å)": 3.93, "Kinesin": "fold_kif5mt_model_0_kinesin", "Type": "Alpha"}, {"Residue Name 1": "S", "Residue ID 1": 236, "Atom Name 1": "OG", "Chain 1": "A", "Residue Name 2": "E", "Residue ID 2": 413, "Atom Name 2": "OE1", "Chain 2": "C", "Distance (Å)": 2.922, "Kinesin": "fold_kif5mt_model_0_kinesin", "Type": "Alpha"}, {"Residue Name 1": "K", "Residue ID 1": 238, "Atom Name 1": "Carbon Gamma", "Chain 1": "A", "Residue Name 2": "E", "Residue ID 2": 413, "Atom Name 2": "OE2", "Chain 2": "C", "Distance (Å)": 3.448, "Kinesin": "fold_kif5mt_model_0_kinesin", "Type": "Alpha"}, {"Residue Name 1": "K", "Residue ID 1": 238, "Atom Name 1": "Carbon Delta", "Chain 1": "A", "Residue Name 2": "E", "Residue ID 2": 413, "Atom Name 2": "OE2", "Chain 2": "C", "Distance (Å)": 3.978, "Kinesin": "fold_kif5mt_model_0_kinesin", "Type": "Alpha"}, {"Residue Name 1": "K", "Residue ID 1": 238, "Atom Name 1": "Carbon Epsilon", "Chain 1": "A", "Residue Name 2": "E", "Residue ID 2": 416, "Atom Name 2": "Carbon Gamma", "Chain 2": "C", "Distance (Å)": 3.332, "Kinesin": "fold_kif5mt_model_0_kinesin", "Type": "Alpha"}, {"Residue Name 1": "K", "Residue ID 1": 238, "Atom Name 1": "Carbon Epsilon", "Chain 1": "A", "Residue Name 2": "E", "Residue ID 2": 416, "Atom Name 2": "Carbon Delta", "Chain 2": "C", "Distance (Å)": 3.847, "Kinesin": "fold_kif5mt_model_0_kinesin", "Type": "Alpha"}, {"Residue Name 1": "K", "Residue ID 1": 238, "Atom Name 1": "Carbon Epsilon", "Chain 1": "A", "Residue Name 2": "E", "Residue ID 2": 416, "Atom Name 2": "OE1", "Chain 2": "C", "Distance (Å)": 3.752, "Kinesin": "fold_kif5mt_model_0_kinesin", "Type": "Alpha"}, {"Residue Name 1": "K", "Residue ID 1": 253, "Atom Name 1": "Carbon Gamma", "Chain 1": "A", "Residue Name 2": "E", "Residue ID 2": 410, "Atom Name 2": "Carbon", "Chain 2": "C", "Distance (Å)": 3.651, "Kinesin": "fold_kif5mt_model_0_kinesin", "Type": "Alpha"}, {"Residue Name 1": "K", "Residue ID 1": 253, "Atom Name 1": "Carbon Delta", "Chain 1": "A", "Residue Name 2": "E", "Residue ID 2": 410, "Atom Name 2": "Carbon", "Chain 2": "C", "Distance (Å)": 3.953, "Kinesin": "fold_kif5mt_model_0_kinesin", "Type": "Alpha"}, {"Residue Name 1": "K", "Residue ID 1": 253, "Atom Name 1": "Carbon Epsilon", "Chain 1": "A", "Residue Name 2": "E", "Residue ID 2": 410, "Atom Name 2": "Carbon", "Chain 2": "C", "Distance (Å)": 3.721, "Kinesin": "fold_kif5mt_model_0_kinesin", "Type": "Alpha"}, {"Residue Name 1": "K", "Residue ID 1": 253, "Atom Name 1": "Carbon Epsilon", "Chain 1": "A", "Residue Name 2": "E", "Residue ID 2": 410, "Atom Name 2": "Oxygen", "Chain 2": "C", "Distance (Å)": 3.58, "Kinesin": "fold_kif5mt_model_0_kinesin", "Type": "Alpha"}, {"Residue Name 1": "S", "Residue ID 1": 260, "Atom Name 1": "Carbon Alpha", "Chain 1": "A", "Residue Name 2": "E", "Residue ID 2": 414, "Atom Name 2": "OE2", "Chain 2": "C", "Distance (Å)": 3.603, "Kinesin": "fold_kif5mt_model_0_kinesin", "Type": "Alpha"}, {"Residue Name 1": "S", "Residue ID 1": 260, "Atom Name 1": "Oxygen", "Chain 1": "A", "Residue Name 2": "E", "Residue ID 2": 414, "Atom Name 2": "OE2", "Chain 2": "C", "Distance (Å)": 3.872, "Kinesin": "fold_kif5mt_model_0_kinesin", "Type": "Alpha"}, {"Residue Name 1": "S", "Residue ID 1": 260, "Atom Name 1": "Carbon Beta", "Chain 1": "A", "Residue Name 2": "E", "Residue ID 2": 414, "Atom Name 2": "OE2", "Chain 2": "C", "Distance (Å)": 3.325, "Kinesin": "fold_kif5mt_model_0_kinesin", "Type": "Alpha"}, {"Residue Name 1": "S", "Residue ID 1": 260, "Atom Name 1": "OG", "Chain 1": "A", "Residue Name 2": "E", "Residue ID 2": 414, "Atom Name 2": "Carbon Delta", "Chain 2": "C", "Distance (Å)": 3.616, "Kinesin": "fold_kif5mt_model_0_kinesin", "Type": "Alpha"}, {"Residue Name 1": "S", "Residue ID 1": 260, "Atom Name 1": "OG", "Chain 1": "A", "Residue Name 2": "E", "Residue ID 2": 414, "Atom Name 2": "OE2", "Chain 2": "C", "Distance (Å)": 2.451, "Kinesin": "fold_kif5mt_model_0_kinesin", "Type": "Alpha"}]}}
